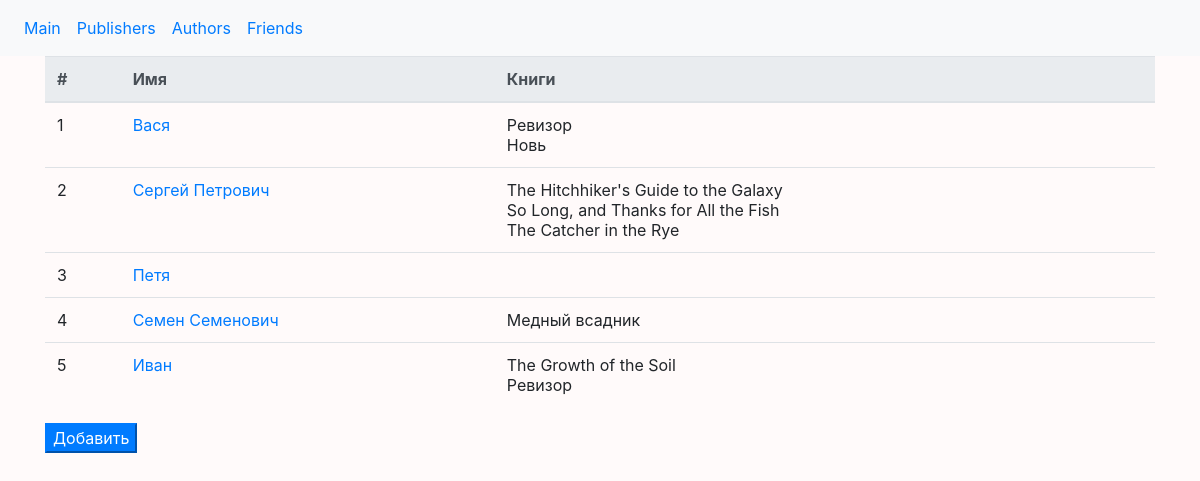
/friend/, run on the app's committed database.
### p_library/models.py (models this page shows, shortened)
class Friend(models.Model):
    name = models.TextField(verbose_name=_("Имя"))
    books = models.ManyToManyField(Book, related_name="friend_book", blank=True, verbose_name=_("Книги"))

class Book(models.Model):
    ISBN = models.CharField(max_length=13)
    title = models.TextField()
    description = models.TextField()
    year_release = models.SmallIntegerField()
    copy_count = models.SmallIntegerField(default=1)
    price = models.DecimalField(max_digits=10, decimal_places=2, default=0.00)
    author = models.ForeignKey(Author, on_delete=models.CASCADE, related_name="book_author")
    publisher = models.ForeignKey(Publisher, null=True, on_delete=models.SET_NULL, related_name="book_publisher")
    cover = models.ImageField(upload_to='books', blank=True)

### p_library/views.py (the view)
# urls.py: path('friend/', FriendList.as_view(), name='friend_list'),
class FriendList(ListView):
    model = Friend
    template_name = 'friend_list.html'

### p_library/templates/friend_list.html (shortened to what this page needs)
<head>
</head>
{% extends 'base.html' %}
{% block content %}
	<table class="table table-hover">
        <thead class="thead-light">
            <tr>
                <th>#</th>
                <th>Имя</th>
                <th>Книги</th>
            </tr>
        </thead>
        <tbody>
            {% for friend in object_list %}
            <tr>
                <td>{{ forloop.counter }}</td>
                <td><a href="{{ friend.id }}/">{{ friend.name }}</a></td>
                <td>
                    {% for book in friend.books.all %}
                        {{ book.title }}<br>
                    {% endfor %}
                </td>
            </tr>
            {% endfor %}
        </tbody>
	</table>
    <form action="create/" method="get">
        <button class="btn-primary" type="submit">Добавить</button>
    </form>
{% endblock %}

### static/style.css (style rules this page uses)
body { background-color: snow; }

### data on the page
Friend: name "Вася"
Book: title "Ревизор"
Book: title "Новь"
Friend: name "Сергей Петрович"
Book: title "The Hitchhiker's Guide to the Galaxy"
Book: title "So Long, and Thanks for All the Fish"
Book: title "The Catcher in the Rye"
Friend: name "Петя"
Friend: name "Семен Семенович"
Book: title "Медный всадник"
Friend: name "Иван"
Book: title "The Growth of the Soil"
